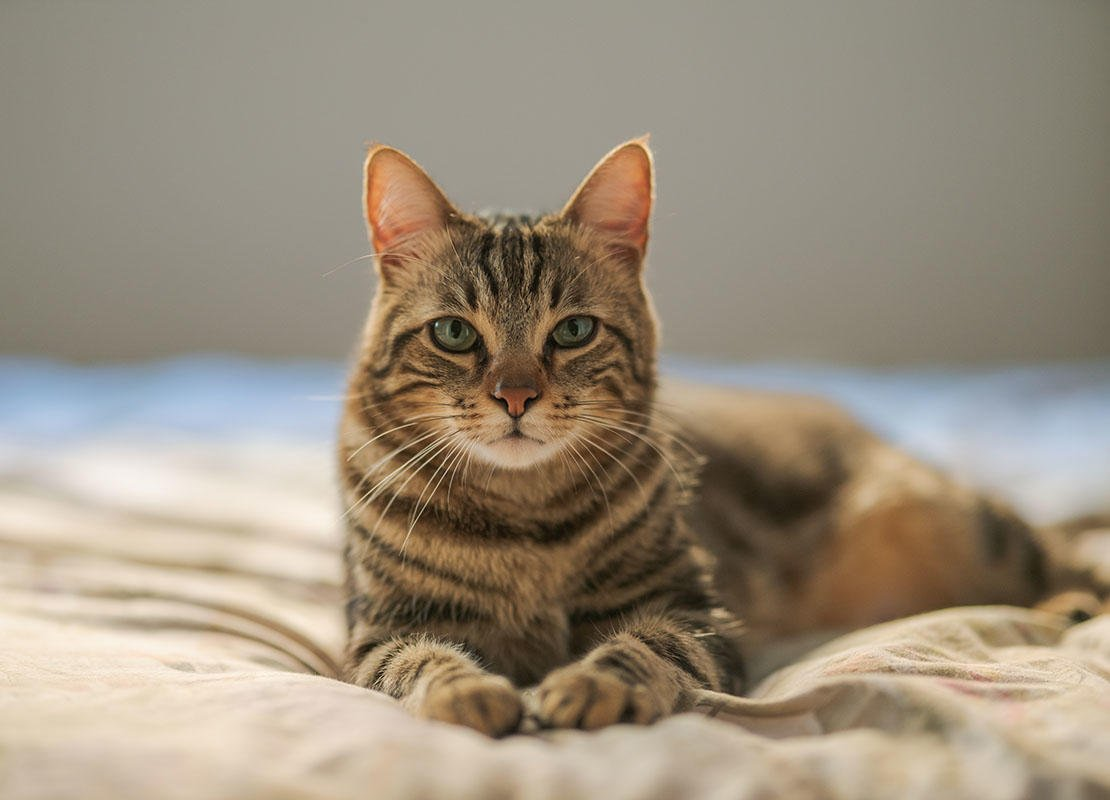
#> input picture 1/test.jpg, 1110 x 800 px
$ python 1.py
#> lines starting #> are read from the running program, lines starting #| are printed output that depends on the picture
import matplotlib.pyplot as plt
import numpy as np
an_image = plt.imread('test.jpg');
#> an_image is the input picture: shape (800, 1110, 3); mean R, G, B 155.9, 143.7, 126.3
#plt.imshow(an_image)
weights = [0, 0, 1]

# an_image[...,:3] is returning the red green and blue values of each pixel
# np.dot multiplies the weights with matrix multiplication with each rgb value
# the return is a grey picture
grayscale_image = np.dot(an_image[...,:3], weights)
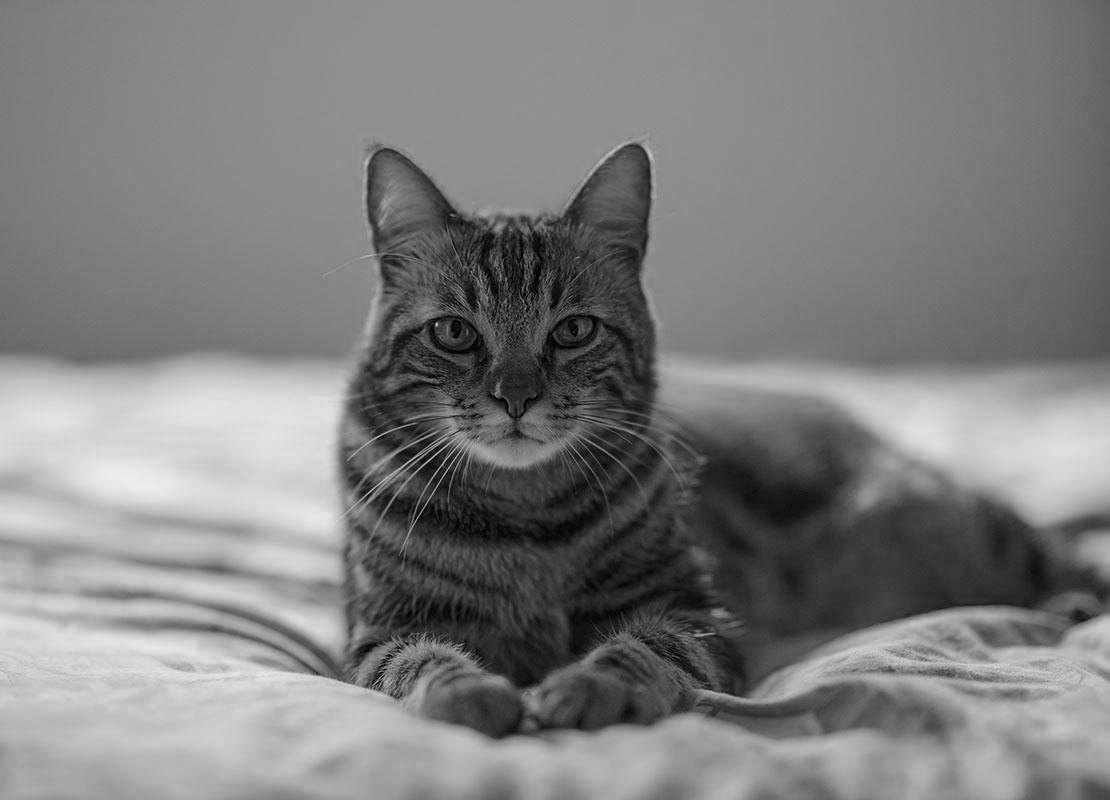
#> grayscale_image: shape (800, 1110) int64; min 0, max 238, mean 126.3
plt.imshow(grayscale_image, cmap=plt.get_cmap("gray"))
plt.show();
